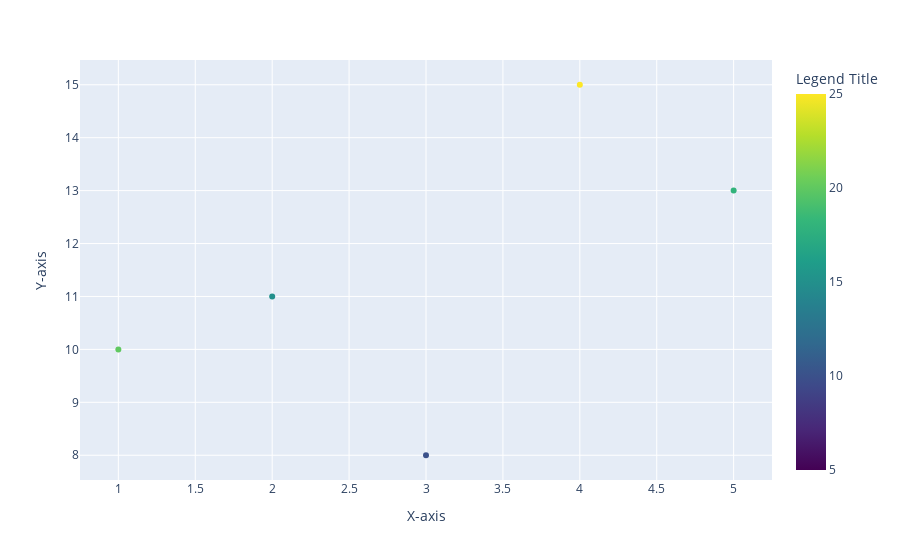

The cell this chart's notebook holds for it:
### Code cell
import plotly.express as px

# Sample data
x_data = [1, 2, 3, 4, 5]
y_data = [10, 11, 8, 15, 13]
color_data = [20, 15, 10, 25, 18]  # Dynamic values for color

# Create a scatter plot with dynamic color and legend
fig = px.scatter(x=x_data, y=y_data, color=color_data, color_continuous_scale='Viridis',
                 color_continuous_midpoint=15, labels={'x': 'X-axis', 'y': 'Y-axis', 'color': 'Dynamic Value'})

# Add legend title
fig.update_layout(coloraxis_colorbar=dict(title='Legend Title'))

# Show the plot
fig.show()

### Figure 1 — Plotly figure (JSON) as saved in the notebook; plotly's stock layout.template omitted (floating-point values rounded to 4 significant figures)
{"data": [{"hovertemplate": "X-axis=%{x}<br>Y-axis=%{y}<br>Dynamic Value=%{marker.color}<extra></extra>", "legendgroup": "", "marker": {"color": [20, 15, 10, 25, 18], "coloraxis": "coloraxis", "symbol": "circle"}, "mode": "markers", "name": "", "orientation": "v", "showlegend": false, "type": "scatter", "x": [1, 2, 3, 4, 5], "xaxis": "x", "y": [10, 11, 8, 15, 13], "yaxis": "y"}], "layout": {"coloraxis": {"cmid": 15, "colorbar": {"title": {"text": "Legend Title"}}, "colorscale": [[0, "#440154"], [0.1111, "#482878"], [0.2222, "#3e4989"], [0.3333, "#31688e"], [0.4444, "#26828e"], [0.5556, "#1f9e89"], [0.6667, "#35b779"], [0.7778, "#6ece58"], [0.8889, "#b5de2b"], [1, "#fde725"]]}, "legend": {"tracegroupgap": 0}, "margin": {"t": 60}, "xaxis": {"anchor": "y", "domain": [0, 1], "title": {"text": "X-axis"}}, "yaxis": {"anchor": "x", "domain": [0, 1], "title": {"text": "Y-axis"}}}}
